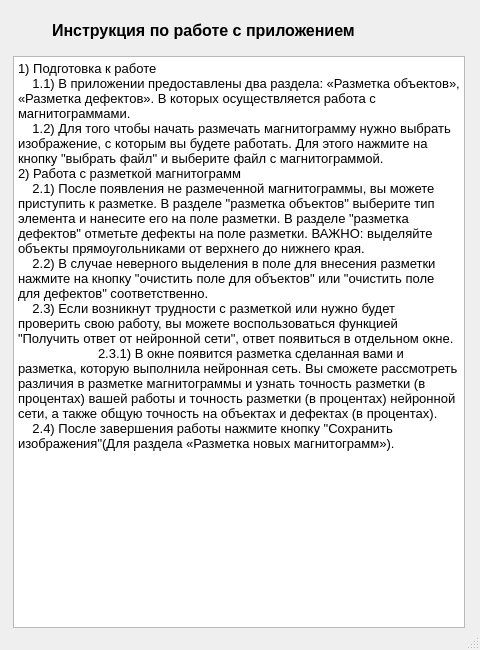
<?xml version="1.0" encoding="UTF-8"?>
<ui version="4.0">
 <class>MainWindow</class>
 <widget class="QMainWindow" name="MainWindow">
  <property name="geometry">
   <rect>
    <x>0</x>
    <y>0</y>
    <width>480</width>
    <height>650</height>
   </rect>
  </property>
  <property name="minimumSize">
   <size>
    <width>480</width>
    <height>650</height>
   </size>
  </property>
  <property name="maximumSize">
   <size>
    <width>480</width>
    <height>650</height>
   </size>
  </property>
  <property name="windowTitle">
   <string>Инструкция</string>
  </property>
  <widget class="QWidget" name="centralwidget">
   <widget class="QLabel" name="label">
    <property name="geometry">
     <rect>
      <x>52</x>
      <y>10</y>
      <width>421</width>
      <height>41</height>
     </rect>
    </property>
    <property name="font">
     <font>
      <family>Arial</family>
      <pointsize>12</pointsize>
      <weight>75</weight>
      <bold>true</bold>
     </font>
    </property>
    <property name="text">
     <string>Инструкция по работе с приложением</string>
    </property>
   </widget>
   <widget class="QPlainTextEdit" name="plainTextEdit">
    <property name="geometry">
     <rect>
      <x>13</x>
      <y>56</y>
      <width>452</width>
      <height>572</height>
     </rect>
    </property>
    <property name="minimumSize">
     <size>
      <width>452</width>
      <height>572</height>
     </size>
    </property>
    <property name="maximumSize">
     <size>
      <width>452</width>
      <height>572</height>
     </size>
    </property>
    <property name="font">
     <font>
      <family>Arial</family>
      <pointsize>10</pointsize>
     </font>
    </property>
    <property name="plainText">
     <string>1) Подготовка к работе
    1.1) В приложении предоставлены два раздела: «Разметка объектов», «Разметка дефектов». В которых осуществляется работа с магнитограммами.
    1.2) Для того чтобы начать размечать магнитограмму нужно выбрать изображение, с которым вы будете работать. Для этого нажмите на кнопку &quot;выбрать файл&quot; и выберите файл с магнитограммой.
2) Работа с разметкой магнитограмм
    2.1) После появления не размеченной магнитограммы, вы можете приступить к разметке. В разделе &quot;разметка объектов&quot; выберите тип элемента и нанесите его на поле разметки. В разделе &quot;разметка дефектов&quot; отметьте дефекты на поле разметки. ВАЖНО: выделяйте объекты прямоугольниками от верхнего до нижнего края.
    2.2) В случае неверного выделения в поле для внесения разметки нажмите на кнопку &quot;очистить поле для объектов&quot; или &quot;очистить поле для дефектов&quot; соответственно.
    2.3) Если возникнут трудности с разметкой или нужно будет проверить свою работу, вы можете воспользоваться функцией &quot;Получить ответ от нейронной сети&quot;, ответ появиться в отдельном окне.
	2.3.1) В окне появится разметка сделанная вами и разметка, которую выполнила нейронная сеть. Вы сможете рассмотреть различия в разметке магнитограммы и узнать точность разметки (в процентах) вашей работы и точность разметки (в процентах) нейронной сети, а также общую точность на объектах и дефектах (в процентах).
    2.4) После завершения работы нажмите кнопку &quot;Сохранить изображения&quot;(Для раздела «Разметка новых магнитограмм»).
</string>
    </property>
   </widget>
  </widget>
  <widget class="QStatusBar" name="statusbar"/>
 </widget>
 <resources/>
 <connections/>
</ui>
